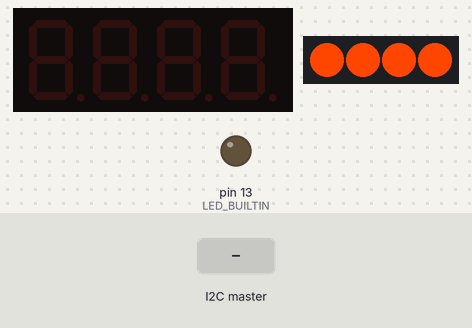
The sketch below on a simulated Arduino Uno, built with avr-gcc and run on an emulated ATmega328P. Parts: 4-digit seven-segment display, 4 RGB LEDs in strip order, left to right, output pins drawn as LEDs (lit = HIGH). The test bench sets the inputs (shaded band). What the sketch prints to the serial monitor is not drawn.

Above: at 1.2 s.
1.3 s: the I2C master sends the byte 1
At 1.36 s:
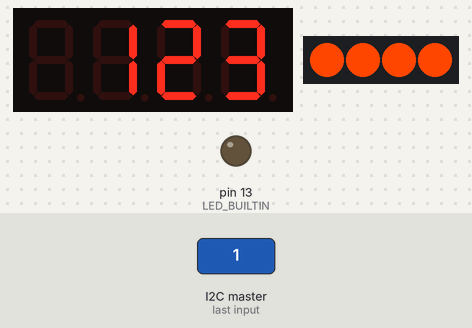

Measured:
- after the input at 1.3 s, the display: first changes at once (image 1 shows a later state)

The sketch:

app.ino
```cpp
#include <Wire.h>
#include <math.h>
#include <Thread.h>
#include <ThreadController.h>
#include <Adafruit_GFX.h>
#include "Adafruit_LEDBackpack.h"
#include <Adafruit_NeoPixel.h>

#define PIXEL_PIN 7
#define PIXEL_NUM 4

Adafruit_7segment Matrix = Adafruit_7segment();
Adafruit_NeoPixel pixels(PIXEL_NUM, PIXEL_PIN, NEO_GRB + NEO_KHZ800);

uint8_t prevTime;
uint8_t hour;
uint8_t minute;
uint8_t second;
bool hasColon = true;

void setup()
{
    Serial.begin(115200);
    pinMode(LED_BUILTIN, OUTPUT);

    Wire.begin(0x13);
    Wire.onReceive(receive);

    Matrix.begin(0x70);
    Matrix.setBrightness(8);

    pixels.begin();
    pixels.fill(pixels.Color(250, 69, 0), 0, PIXEL_NUM); // orange
    // pixels.fill(pixels.Color(255, 0, 0), 0, PIXEL_NUM);    // red
    // pixels.fill(pixels.Color(0, 0, 255), 0, PIXEL_NUM);  // blue
    pixels.show();

    Serial.println("Arduino Ready!");
}

void loop()
{
    if (prevTime != hour + minute + second)
    {
        displayTime();
        prevTime = hour + minute + second;
    }

    delay(50);
}

void receive(int byteCount)
{
    if (Wire.available())
    {
        uint8_t index = 0;
        uint8_t time[byteCount];

        while (Wire.available())
            time[index++] = Wire.read();

        hour = time[0];
        minute = time[1];
        second = time[2];
    }
}

void displayTime()
{
    if (hour > 12) hour = hour - 12;
    if (hour / 10 % 10 == 0)
    {
        Matrix.writeDigitNum(0, ' ');
    }
    else
    {
        Matrix.writeDigitNum(0, 1);
    }

    Matrix.writeDigitNum(1, hour % 10);
    Matrix.drawColon(hasColon);
    Matrix.writeDigitNum(3, minute / 10 % 10);
    Matrix.writeDigitNum(4, minute % 10);
    Matrix.writeDisplay();

    hasColon = !hasColon;
}

void countDown(uint8_t duration)
{
    Matrix.drawColon(false);
    for (uint8_t s = duration; s > 0; s--)
    {
        Serial.println(s);
        Matrix.writeDigitNum(0, s / 10 % 10);
        Matrix.writeDigitNum(1, s % 10, true);

        for (uint8_t m = 99; m > 0; m--)
        {
            Matrix.writeDigitNum(3, m / 10 % 10);
            Matrix.writeDigitNum(4, m % 10);
            Matrix.writeDisplay();

            delay(10);
        }

        Matrix.writeDisplay();
    }
}
```
